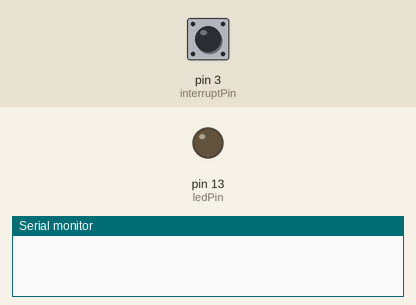
This sketch was run on a simulated Arduino Uno, built with avr-gcc and run on an emulated ATmega328P. Parts: output pins drawn as LEDs (lit = HIGH), the last lines printed to the serial monitor. The inputs (shaded band) are chosen by the test bench; at power-on: pin 3 (interruptPin) HIGH.

Above: at 1.2 s.
1.3 s: pin 3 (interruptPin) pulled LOW for 0.15 s
At 1.38 s:
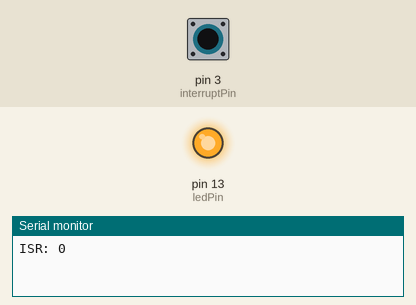
2.9 s: pin 3 (interruptPin) pulled LOW for 3.2 s
At 6.6 s:
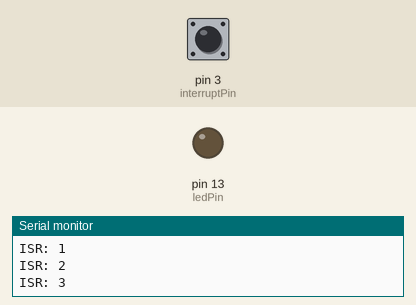
Timing chart, 0 to 8.1 s (numbered marks = the images above; inputs shaded):
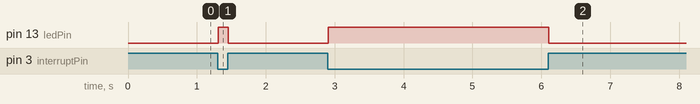

The sketch:

60_Interrupt_Pin_Debounce.ino
```cpp
const uint8_t interruptPin = 3;
const uint8_t ledPin = 13;
const unsigned long totzeit = 100; //0.1 Sekunden
volatile unsigned long lastedge = 0;

#define DEBUG

void toggleLed()
{
  unsigned long now = millis();

#ifdef DEBUG
  static uint8_t anschlag = 0;
  Serial.print("ISR: ");
  Serial.println(anschlag);
  Serial.flush();
  anschlag += 1;     //anschlag = anschlag + 1;
#endif

  if (now - lastedge > totzeit)
  {
    digitalWrite(ledPin, !digitalRead(ledPin));
    lastedge = now;
  }
}


void setup()
{

#ifdef DEBUG
  Serial.begin(9600);
#endif

  pinMode(ledPin, OUTPUT);
  pinMode(interruptPin, INPUT_PULLUP);

  attachInterrupt(digitalPinToInterrupt(interruptPin), toggleLed, CHANGE);
}

void loop() {
}
```

Measured:
- after the input at 1.3 s, pin 13 (ledPin): LOW → HIGH at once, → LOW 0.15 s later
- after the input at 2.9 s, pin 13 (ledPin): LOW → HIGH at once, → LOW 3.2 s later
